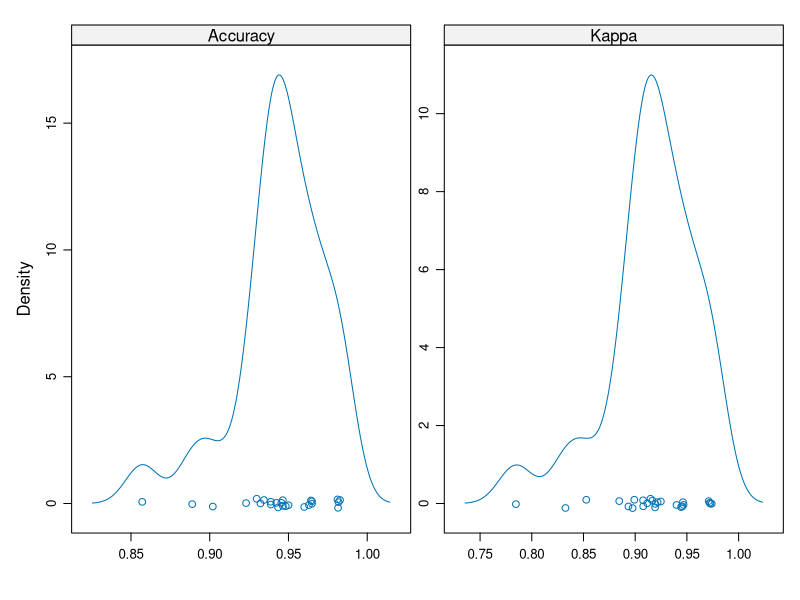
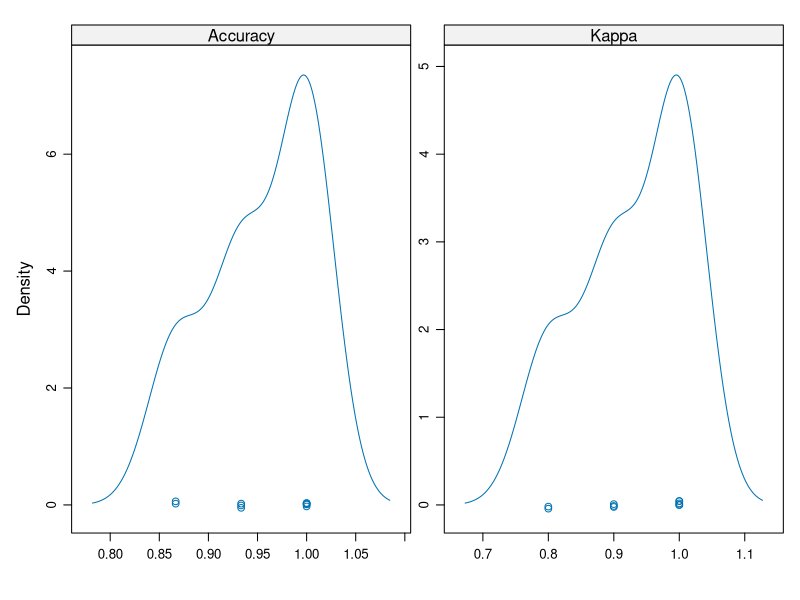

The R script that drew these images, in order:
## ---- chunk 1
knitr::opts_chunk$set(echo = TRUE)
## ---- chunk 2
library(caret)

### Getting to the data
data(iris)
input_data = iris[,1:4]
target = iris[,5]

## Setting fixed seed for reproducibility (so you'll get same results). Using Fibonnacci numbers for fun ;)
my_seeds=c(1, 1, 2, 3, 5, 8, 13, 21, 34, 55, 89, 144, 233, 377, 610, 987, 1597, 2584, 4181, 6765, 10946, 17711, 28657, 46368, 75025, 121393)

## Getting Accuracy metrics with Bootstrapping
fit_rf_bootstrapping = train(input_data,
                            target, 
                            method="rf", 
                            tuneGrid = data.frame(mtry=1),
                            trControl=trainControl(method='boot', seeds=my_seeds))


## Plotting 
plot(resampleHist(fit_rf_bootstrapping))

## ---- chunk 3
print(fit_rf_bootstrapping)

mean(fit_rf_bootstrapping$resample$Accuracy)
## ---- chunk 4
## Getting Accuracy metrics with Cross-Validation
fit_rf_cv = train(input_data,
                   target,
                   method="rf", 
                   tuneGrid = data.frame(mtry=1),
                   trControl = trainControl(method="cv", number=10, seeds=my_seeds[1:11])
                   )

plot(resampleHist(fit_rf_cv))

print(fit_rf_cv)

mean(fit_rf_cv$resample$Accuracy)
summary(fit_rf_cv$resample$Accuracy)

